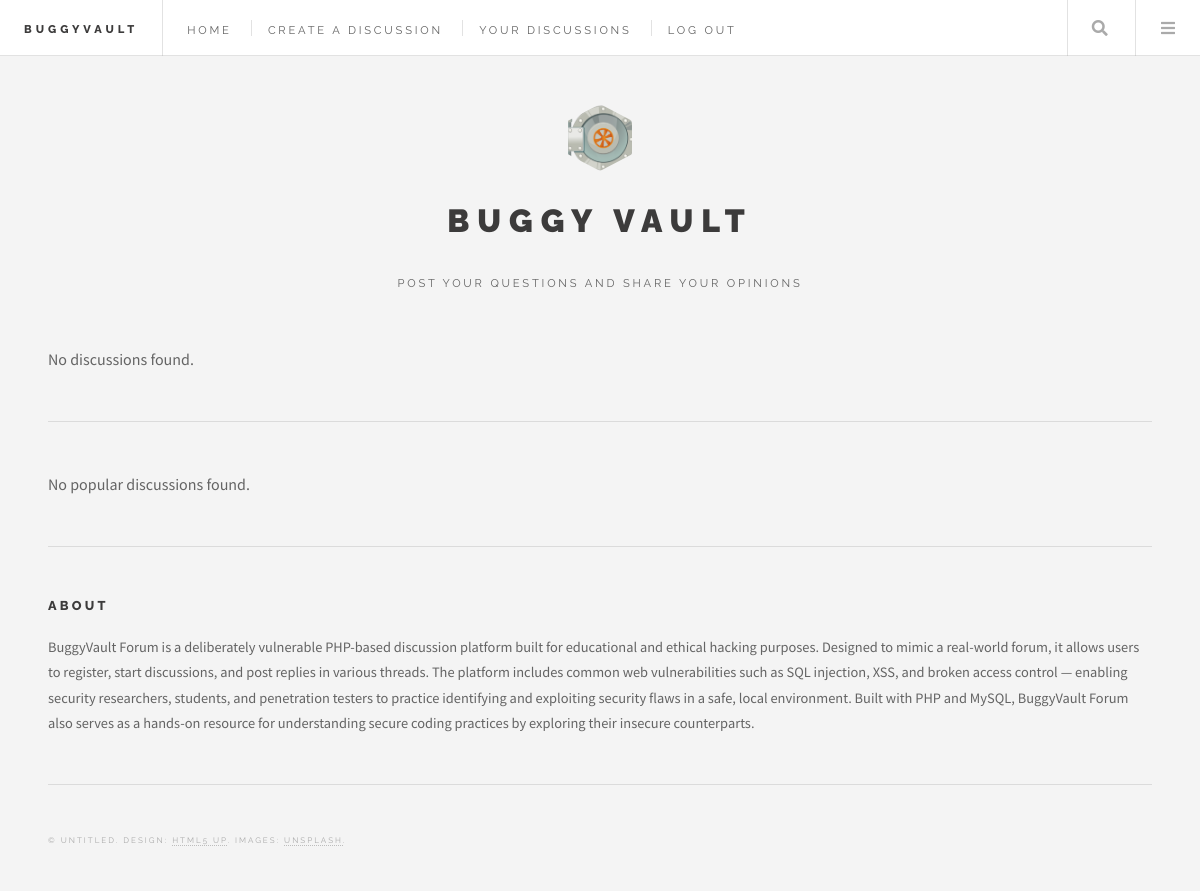
Before: /your_discussions.php (signed in) with the older database file.
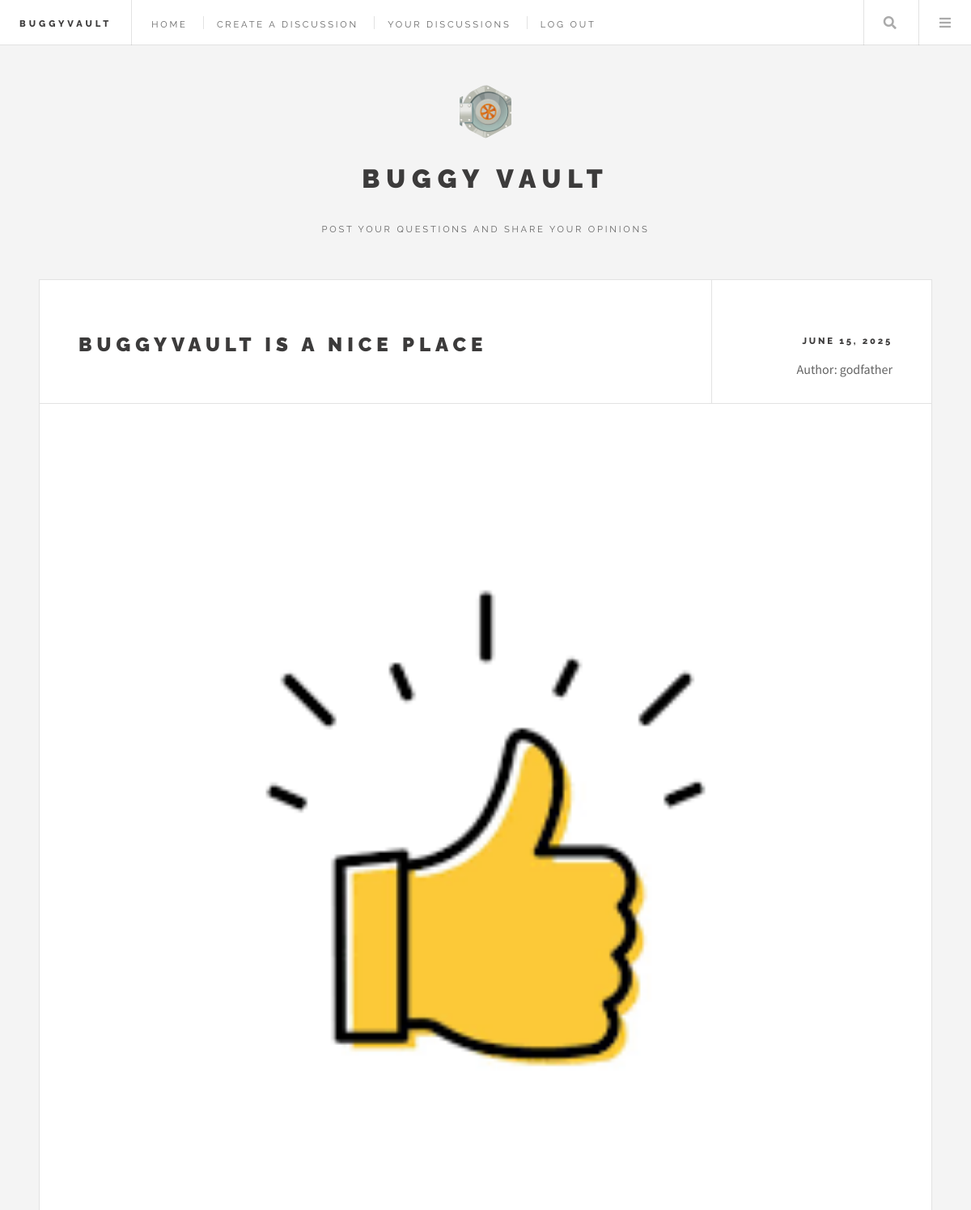
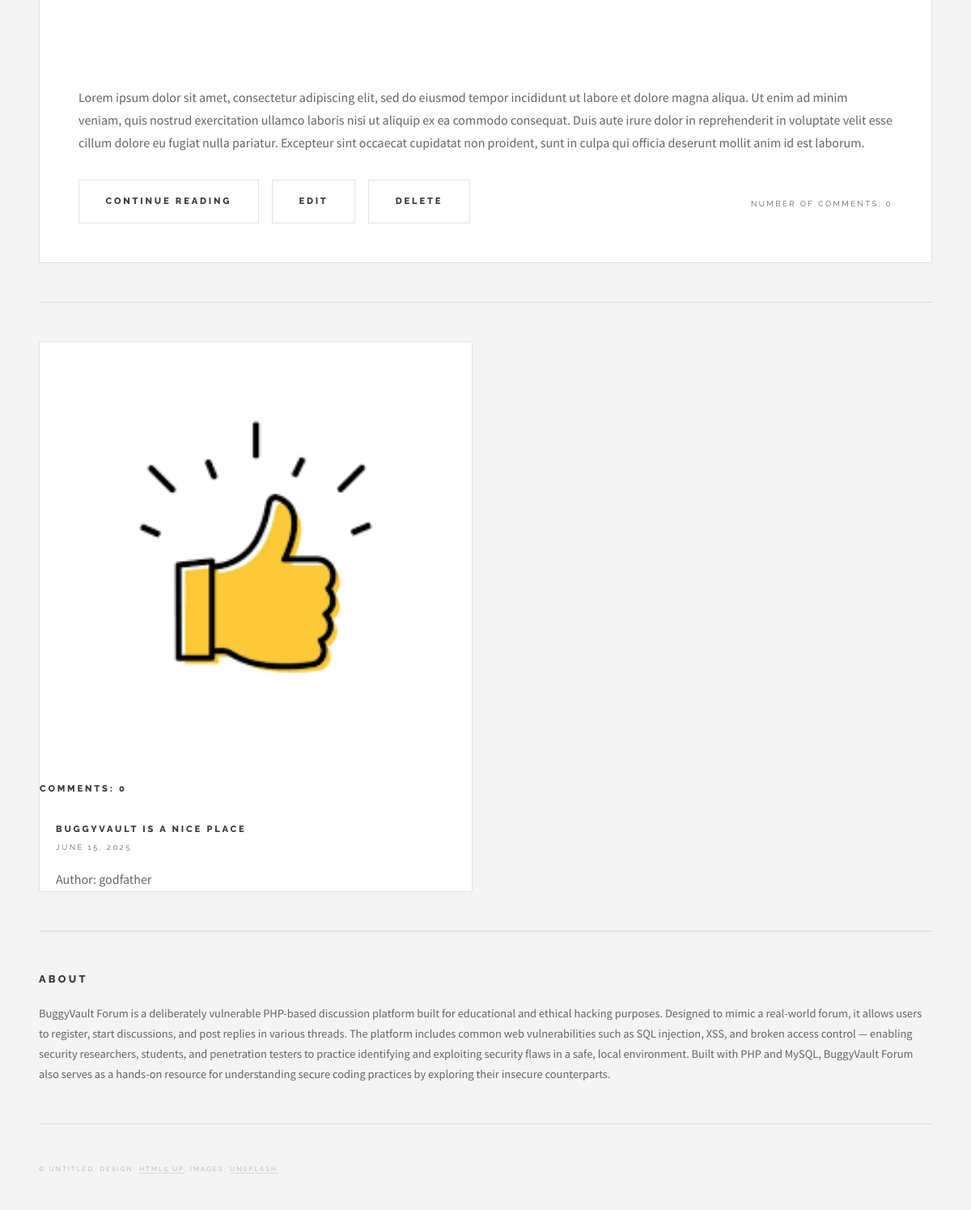
After: the same page with the newer database file (2 pictures, top to bottom).
### tables this page shows
CREATE TABLE IF NOT EXISTS `discussions` (
  `id` INT NOT NULL AUTO_INCREMENT,
  `title` VARCHAR(255) NOT NULL,
  `content` TEXT NOT NULL,
  `image_path` VARCHAR(255) DEFAULT NULL,
  `created_at` DATETIME NOT NULL DEFAULT CURRENT_TIMESTAMP,
  `last_updated_at` DATETIME NOT NULL DEFAULT CURRENT_TIMESTAMP,
  `post_count` INT NOT NULL DEFAULT 0,
  `user_id` INT NOT NULL,
  PRIMARY KEY (`id`),
  INDEX `fk_discussions_users_idx` (`user_id` ASC),
  CONSTRAINT `fk_discussions_users`
    FOREIGN KEY (`user_id`)
    REFERENCES `users` (`id`)
    ON DELETE CASCADE
);

CREATE TABLE IF NOT EXISTS `users` (
  `id` INT NOT NULL AUTO_INCREMENT,
  `username` VARCHAR(50) NOT NULL,
  `password` VARCHAR(255) NOT NULL,
  `email` VARCHAR(100) NOT NULL,
  `role` ENUM('guest', 'moderator') NOT NULL DEFAULT 'guest',
  PRIMARY KEY (`id`),
  UNIQUE INDEX `username_UNIQUE` (`username` ASC),
  UNIQUE INDEX `email_UNIQUE` (`email` ASC)
);

### your_discussions.php (the view, shortened to what this page needs)
<?php
	include("config/db.php");
    $isloggedin = isset($_SESSION['user_id']);
?>
<!DOCTYPE html>
<html lang="en">
	<head>
		<link rel="stylesheet" href="assets/css/main.css" />
	</head>
	<body class="is-preload">
			<div id="wrapper">
					<header id="header">
						<h1><a href="index.php">BuggyVault</a></h1>
						<nav class="links">
							<ul>
								<li><a href="index.php">Home</a></li>
                                <li><a href="create_discussion.php">Create a Discussion</a></li>
								<li><a href="your_discussions.php">Your Discussions</a></li>
                                <?php if ($isloggedin): ?>
                                    <li><a href="logout.php">Log Out</a></li>
                                <?php else: ?>
                                    <li><a href="register.php">Sign Up</a></li>
                                    <li><a href="login.php">Log in</a></li>
                                <?php endif ?>
							</ul>
						</nav>
						<nav class="main">
							<ul>
								<li class="search">
									<a class="fa-search" href="#search">Search</a>
								</li>
								<li class="menu">
									<a class="fa-bars" href="#menu">Menu</a>
								</li>
							</ul>
						</nav>
					</header>
					<div id="main">
						<?php
							if (isset($_GET['query']) && !empty($_GET['query'])) {
								$sql = "SELECT * FROM discussions WHERE title LIKE '%" . $_GET['query'] . "%' AND user_id = " . $_SESSION['user_id'] . " ORDER BY created_at DESC";
							} else {
								$sql = "SELECT * FROM discussions WHERE user_id = " . $_SESSION['user_id'] . " ORDER BY created_at DESC";
							}
							$result = mysqli_query($conn, $sql);
							if (mysqli_num_rows($result) > 0) {
								while ($row = mysqli_fetch_assoc($result)) {
									echo '<article class="post">';
									echo '<header>';
									echo '<div class="title">';
									echo '<h2><a href="single.php?id=' . $row['id'] . '">' . htmlspecialchars($row['title']) . '</a></h2>';
									echo '</div>';
									echo '<div class="meta">';
									echo '<time class="published" datetime="' . $row['created_at'] . '">' . date('F j, Y', strtotime($row['created_at'])) . '</time>';
									$name = mysqli_fetch_assoc(mysqli_query($conn, "SELECT username FROM users WHERE id = " . $row['user_id']));
									echo '<span class="name">Author: ' . $name['username'] . '</span>';
									echo '</div>';
									echo '</header>';
									echo '<a href="single.php?id=' . $row['id'] . '" class="image featured"><img src="' . $row['image_path'] . '" alt=""/></a>';
									echo '<p>' . htmlspecialchars($row['content']) . '</p>';
									echo '<footer>';
									echo '<ul class="actions">';
									echo '<li><a href="single.php?id=' . $row['id'] . '" class="button large">Continue Reading</a></li>';
									echo '<li><a href="edit_discussion.php?id=' . $row['id'] . '" class="button large">Edit</a></li>';
									echo '<li><a href="delete_discussion.php?id=' . $row['id'] . '" class="button large">Delete</a></li>';
									echo '</ul>';
									echo '<ul class="stats">';
									echo '<li> Number of Comments: ' . $row['post_count'] . '</li>';
									echo '</ul>';
									echo '</footer>';
									echo '</article>';
								}
							} else {
								echo '<p>No discussions found.</p>';
							}
						?>
					</div>
					<section id="sidebar">
							<section id="intro">
								<a href="index.php" class="logo"><img src="static/favicon.ico" alt="" /></a>
								<header>
									<h2>Buggy Vault</h2>
									<p>Post your questions and share your opinions</p>
								</header>
							</section>
							<section>
								<div class="mini-posts">
									<?php
										$sql = "SELECT * FROM discussions WHERE user_id = " . $_SESSION['user_id'] . " ORDER BY post_count DESC LIMIT 4";
										$result = mysqli_query($conn, $sql);
										if (mysqli_num_rows($result) > 0) {
											while ($row = mysqli_fetch_assoc($result)) {
												echo '<article class="mini-post">';
												echo '<header>';
												echo '<h3><a href="single.php?id=' . $row['id'] . '">' . htmlspecialchars($row['title']) . '</a></h3>';
												echo '<time class="published" datetime="' . $row['created_at'] . '">' . date('F j, Y', strtotime($row['created_at'])) . '</time>';
												$name = mysqli_fetch_assoc(mysqli_query($conn, "SELECT username FROM users WHERE id = " . $row['user_id']));
												echo 'Author: ' . $name['username'];
												echo '</header>';
												echo '<footer>';
												echo '<a href="single.php?id=' . $row['id'] . '" class="image"><img src="' . $row['image_path'] . '" alt="" /></a>';
												echo '<h5>Comments: ' . htmlspecialchars($row['post_count']) . '</h5>';
												echo '</footer>';
												echo '</article>';
											}
										} else {
											echo '<p>No popular discussions found.</p>';
										}
									?>
								</div>
							</section>
							<section class="blurb">
								<h2>About</h2>
								<p>BuggyVault Forum is a deliberately vulnerable PHP-based discussion platform built for educational and ethical hacking purposes. Designed to mimic a real-world forum, it allows users to register, start discussions, and post replies in various threads. The platform includes common web vulnerabilities such as SQL injection, XSS, and broken access control — enabling security researchers, students, and penetration testers to practice identifying and exploiting security flaws in a safe, local environment. Built with PHP and MySQL, BuggyVault Forum also serves as a hands-on resource for understanding secure coding practices by exploring their insecure counterparts.</p>
							</section>
							<section id="footer">
								<p class="copyright">&copy; Untitled. Design: <a href="http://html5up.net">HTML5 UP</a>. Images: <a href="http://unsplash.com">Unsplash</a>.</p>
							</section>
					</section>
			</div>
	</body>
</html>

Changed rows visible on the page:
now on this page (row edited): discussions: title "BUGGYVAULT IS A NICE PLACE", created_at "JUNE 15, 2025", user.username "godfather", image_path (picture), content "Lorem ipsum dolor sit amet, consectetur adipiscing elit, sed do eiusmod tempor incididunt ut labore et dolore magna aliqua. Ut enim ad minim veniam, quis nostrud exercitation ullamco laboris nisi ut aliquip ex ea commodo consequat. Duis aute irure dolor in reprehenderit in voluptate velit esse cillum dolore eu fugiat nulla pariatur. Excepteur sint occaecat cupidatat non proident, sunt in culpa qui officia deserunt mollit anim id est laborum.", post_count "0"
Other visible differences:
text no longer shown: "No discussions found. No popular discussions found."
